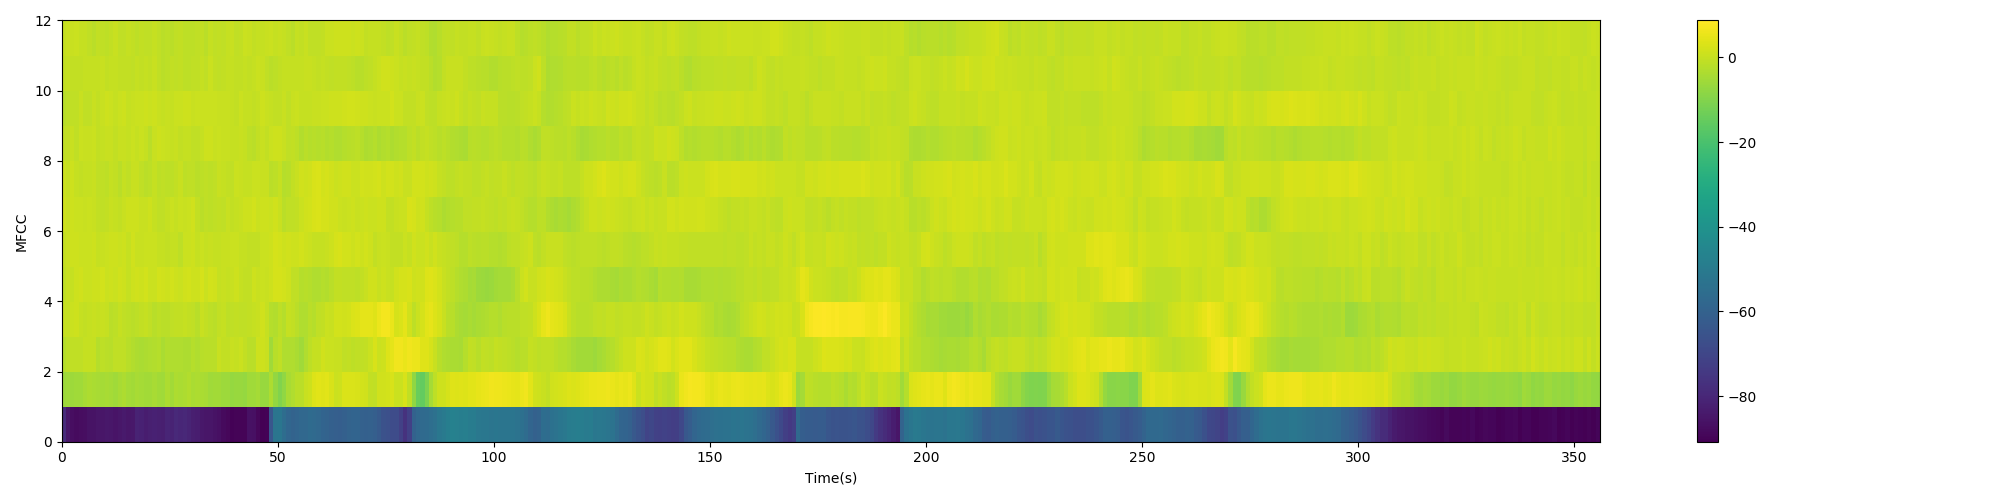

Reproduce this figure in Python.
import librosa
import numpy as np
from scipy.fftpack import dct
import pylab as plt
import math
import matplotlib as mplt

# If you want to see the spectrogram picture
# import matplotlib
# matplotlib.use('Agg')
import matplotlib.pyplot as plt


def plot_spectrogram(spec, note, file_name):
    #     """Draw the spectrogram picture
    #         :param spec: a feature_dim by num_frames array(real)
    #         :param note: title of the picture
    #         :param file_name: name of the file
    #     """
    fig = plt.figure(figsize=(20, 5))
    heatmap = plt.pcolor(spec)
    fig.colorbar(mappable=heatmap)
    plt.xlabel('Time(s)')
    plt.ylabel(note)
    plt.tight_layout()
    plt.savefig(file_name)


# preemphasis config
alpha = 0.97

# Enframe config
frame_len = 400  # 25ms, fs=16kHz
frame_shift = 160  # 10ms, fs=15kHz
fft_len = 512

# Mel filter config
num_filter = 23
num_mfcc = 12

# Read wav file
wav, fs = librosa.load('./test.wav', sr=None)


# Enframe with Hamming window function
def preemphasis(signal, coeff=alpha):
    """perform preemphasis on the input signal.

        :param signal: The signal to filter.
        :param coeff: The preemphasis coefficient. 0 is no filter, default is 0.97.
        :returns: the filtered signal.
    """
    return np.append(signal[0], signal[1:] - coeff * signal[:-1])


def enframe(signal, frame_len=frame_len, frame_shift=frame_shift, win=np.hamming(frame_len)):
    """Enframe with Hamming widow function.

        :param signal: The signal be enframed
        :param win: window function, default Hamming
        :returns: the enframed signal, num_frames by frame_len array
    """

    num_samples = signal.size
    num_frames = np.floor((num_samples - frame_len) / frame_shift) + 1
    frames = np.zeros((int(num_frames), frame_len))
    for i in range(int(num_frames)):
        frames[i, :] = signal[i * frame_shift:i * frame_shift + frame_len]
        frames[i, :] = frames[i, :] * win

    return frames


def get_spectrum(frames, fft_len=fft_len):
    """Get spectrum using fft
        :param frames: the enframed signal, num_frames by frame_len array
        :param fft_len: FFT length, default 512
        :returns: spectrum, a num_frames by fft_len/2+1 array (real)
    """
    cFFT = np.fft.fft(frames, n=fft_len)
    valid_len = int(fft_len / 2) + 1
    spectrum = np.abs(cFFT[:, 0:valid_len])
    # num_frames * fft_len/2+1
    return spectrum


def fbank(spectrum, num_filter=num_filter):
    """Get mel filter bank feature from spectrum
        :param spectrum: a num_frames by fft_len/2+1 array(real)
        :param num_filter: mel filters number, default 23
        :returns: fbank feature, a num_frames by num_filter array 
        DON'T FORGET LOG OPRETION AFTER MEL FILTER!
    """

    feats = np.zeros((int(fft_len / 2 + 1), num_filter))  # 257* 23
    """
        FINISH by YOURSELF
    """
    # min_fs=300hz,max_fs=8Khz 2595
    min_mel_fs = 2595 * math.log10(1 + 300 / 700)
    max_mel_fs = 2595 * math.log10(1 + 8000 / 700)

    w2 = int(fft_len / 2 + 1)
    df = fs / fft_len
    freq = []
    for i in range(0, w2):
        freqs = int(i * df)
        freq.append(freqs)

    # num_filter = 23
    # average the mel_fs
    mel_fs_array = np.linspace(min_mel_fs, max_mel_fs, num_filter + 2)
    # mel to hz
    Hz_fs_array = 700.0 * (10 ** (mel_fs_array / 2595) - 1.0)
    print(Hz_fs_array)
    bin_array = np.floor(Hz_fs_array / df)
    print(bin_array)

    bank = np.zeros((num_filter, w2))
    for k in range(1, num_filter + 1):
        f1 = bin_array[k - 1]
        f2 = bin_array[k + 1]
        f0 = bin_array[k]
        for i in range(1, w2):
            if i > f1 and i <= f0:
                bank[k - 1, i] = (i - f1) / (f0 - f1)
            elif i > f0 and i <= f2:
                bank[k - 1, i] = (f2 - i) / (f2 - f0)
        # print (k)
        # print(bank[k-1,:])
        # plt.plot(freq,bank[k-1,:],'r')
    # plt.show()

    # feats(356,23)=mul((356,257)(257,23))
    spectrum_power = np.power(spectrum, 2) / fft_len
    # feats = np.matmul(spectrum , np.transpose(bank))
    feats_power = np.matmul(spectrum_power, np.transpose(bank))
    feats = np.log(feats_power)
    # feats = np.transpose(feats)
    mplt.image.imsave('./out.png', feats)
    return feats


def mfcc(fbank, num_mfcc=num_mfcc):
    """Get mfcc feature from fbank feature
        :param fbank: a num_frames by  num_filter array(real)
        :param num_mfcc: mfcc number, default 12
        :returns: mfcc feature, a num_frames by num_mfcc array 
    """
    feats = np.zeros((fbank.shape[0], num_mfcc))
    feats = dct(fbank, type=2, axis=1, norm='ortho')[:, :num_mfcc]
    print("feat:", feats.shape)
    # plt.plot(feats)
    # plt.show()
    return feats


def write_file(feats, file_name):
    """Write the feature to file
        :param feats: a num_frames by feature_dim array(real)
        :param file_name: name of the file
    """
    f = open(file_name, 'w')
    (row, col) = feats.shape
    for i in range(row):
        f.write('[')
        for j in range(col):
            f.write(str(feats[i, j]) + ' ')
        f.write(']\n')
    f.close()


def main():
    wav, fs = librosa.load('./test.wav', sr=None)
    signal = preemphasis(wav)
    frames = enframe(signal)
    spectrum = get_spectrum(frames)
    fbank_feats = fbank(spectrum)
    mfcc_feats = mfcc(fbank_feats)
    plot_spectrogram(fbank_feats, 'Filter Bank', 'fbank.png')
    write_file(fbank_feats, './test.fbank')
    plot_spectrogram(mfcc_feats.T, 'MFCC', 'mfcc.png')
    write_file(mfcc_feats, './test.mfcc')


if __name__ == '__main__':
    main()
